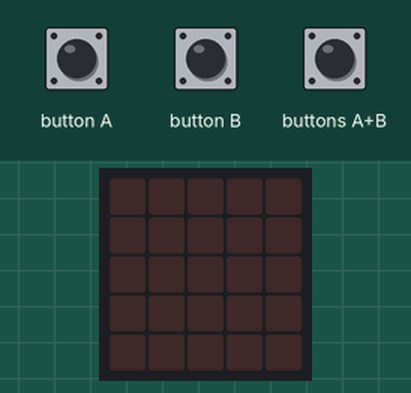
A program run on a simulated BBC micro:bit (MakeCode). Parts: the board's 5×5 LED display. The test bench sets the inputs (shaded band). Random numbers come from a fixed seed.

Above: at 1.2 s.
1.3 s: buttons A+B pressed for 0.15 s
At 4.0 s:
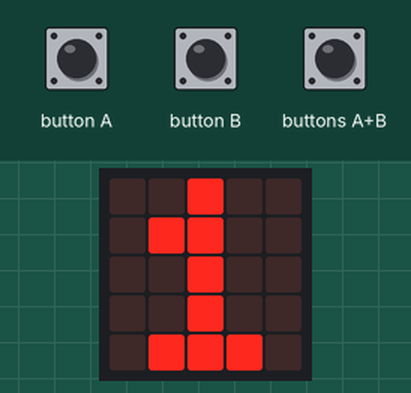
4.4 s: button B pressed 5 times (0.12 s each, 0.3 s apart)
At 5.8 s:
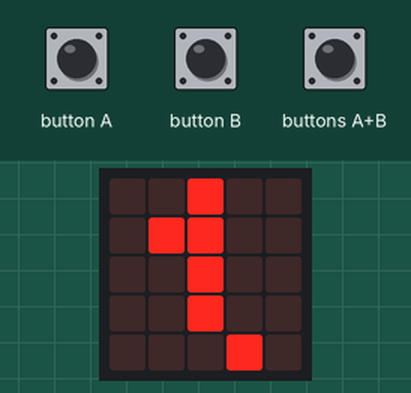
7.4 s: button A pressed for 0.15 s
At 8.7 s:
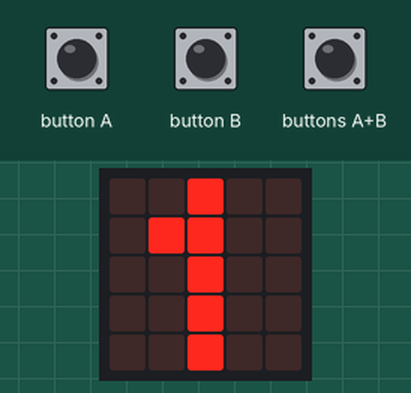
9.0 s: button A pressed for 0.15 s
At 10.0 s:
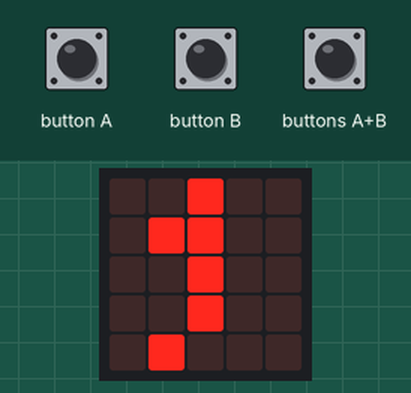
10.6 s: button B pressed for 0.15 s
At 11.2 s:
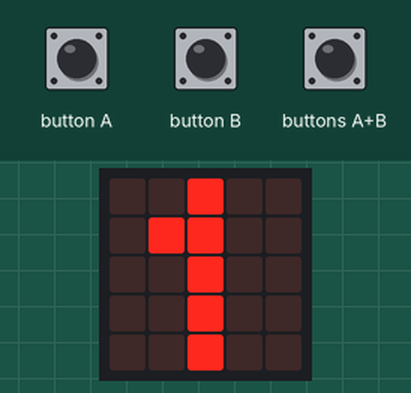
Timing chart, 0 to 13.6 s (numbered marks = the images above; inputs shaded):
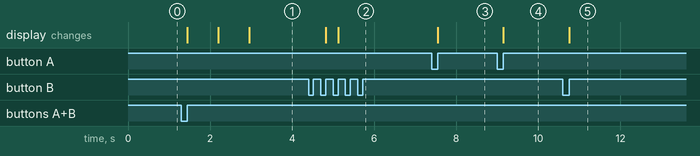

The program:

main.ts
```typescript
function final () {
    basic.clearScreen()
    basic.showNumber(puntos)
    basic.pause(500)
    basic.clearScreen()
}
input.onButtonPressed(Button.A, function () {
    if (juega && coche > 1) {
        led.unplot(coche, 4)
        coche = coche - 1
        led.plot(coche, 4)
    }
})
function carretera () {
    led.toggle(0, 0)
    led.toggle(4, 0)
    led.toggle(0, 1)
    led.toggle(4, 1)
    led.toggle(0, 2)
    led.toggle(4, 2)
    led.toggle(0, 3)
    led.toggle(4, 3)
    led.toggle(0, 4)
    led.toggle(4, 4)
}
function inicio () {
    basic.showNumber(3)
    basic.showNumber(2)
    basic.showNumber(1)
    led.plot(cesta, 4)
}
input.onButtonPressed(Button.AB, function () {
    puntos = 0
    espera = 400
    cesta = 2
    inicio()
    juega = true
    basic.pause(20000)
    juega = false
    final()
})
input.onButtonPressed(Button.B, function () {
    if (juega && coche < 3) {
        led.unplot(coche, 4)
        coche = coche + 1
        led.plot(coche, 4)
    }
})
function manzana () {
    x = randint(1, 3)
    y = 0
    while (y <= 4) {
        carretera()
        led.plot(x, y)
        basic.pause(espera)
        led.unplot(x, y)
        y = y + 1
    }
}
function esquivar () {
    if (x == coche) {
        juega = false
    } else {
        puntos = puntos + 1
        espera = espera + 25
        led.unplot(x, y)
    }
}
let y = 0
let x = 0
let espera = 0
let cesta = 0
let coche = 0
let puntos = 0
let juega = false
juega = false
```

test.ts
```typescript
// aquí va el archivo "tests"; esto no se compilará cuando este paquete se utilice como una extensión.
```

Measured:
- after the input at 1.3 s, the display: first changes after 0.15 s (image 1 shows a later state)
- after the input at 4.4 s, the display: first changes after 0.42 s (image 2 shows a later state)
- after the input at 7.4 s, the display: changes after 0.15 s (image 3)
- after the input at 9.0 s, the display: changes after 0.15 s (image 4)
